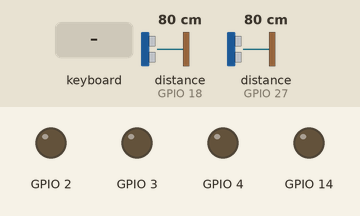
Recording of a program running on a simulated Raspberry Pi (BCM pin numbers). Parts: output pins drawn as LEDs (lit = HIGH). Inputs (shaded band) come from the test bench; at power-on: distance to the obstacle (sensors on GPIO 18, GPIO 27) 80 cm. The echo pulse lasts 58.3 µs per cm; the desktop window is not drawn, its controls go by their first labels and the mouse button is held 0.15 s; the clock reads 2024-03-15 10:24:30 at power-on unless the program sets it; pins used as bus, display or sensor lines are not drawn; what the program prints to the terminal is not drawn.

Above: at 1.2 s.
1.3 s: key "w" typed on the keyboard
At 2.7 s:
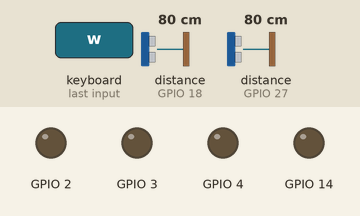
3.0 s: key "s" typed on the keyboard
At 4.2 s:
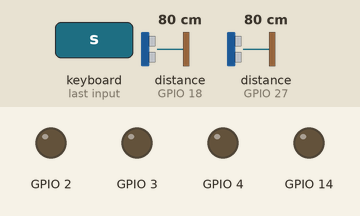
4.7 s: key "a" typed on the keyboard
At 5.5 s:
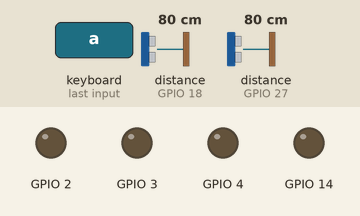
6.4 s: key "d" typed on the keyboard
At 7.8 s:
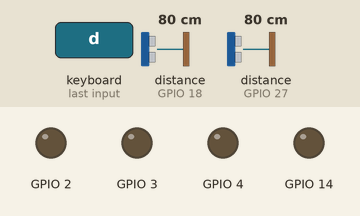
8.1 s: key "e" typed on the keyboard
At 9.3 s:
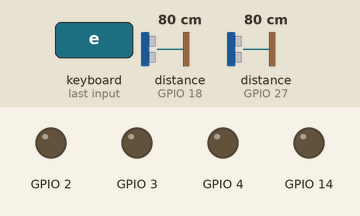
9.8 s: key "q" typed on the keyboard
At 10.6 s:
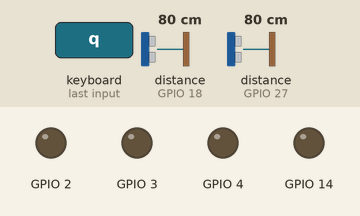
Timing chart, 0 to 12.5 s (numbered marks = the images above; inputs shaded):
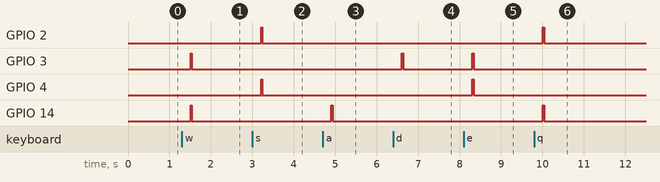

The program:

keyboard_control_robot2.py
```python
# control robot by keyboard
# add in sonars and check on time intervals

from my_robot import My_Robot
from my_sonar import My_Sonar
from time import sleep
from time import time
import Tkinter as tk

# wait time constant
delay_time=0.030
check_time=0.75

# set up robot
left_sonar=My_Sonar(15,18)
right_sonar=My_Sonar(17,27)
bob=My_Robot(2,3,4,14,left_sonar,right_sonar)

# start time for when to check distance
start_time=time()
good_to_go=True

# test sonars
def test_sonars():
    if bob.get_left_sonar()<15:
        print "False - L"
        return False
    if bob.get_right_sonar()<15:
        print "False - R"
    return True

# assign actions on keypress
def key(event):
    global start_time
    global good_to_go

    if event.keysym=='Escape':
        bob.clear_robot()
        root.destroy()

    # see if time to check sonars
    if time()-start_time>check_time:
        good_to_go=test_sonars()
        start_time=time()

    if good_to_go:

        if event.char.lower()=='w':
            bob.forward()
            sleep(delay_time)
            bob.stop()

        elif event.char.lower()=='s':
            bob.reverse()
            sleep(delay_time)
            bob.stop()

        elif event.char.lower()=='a':
            bob.left_turn()
            sleep(delay_time)
            bob.stop()

        elif event.char.lower()=='d':
            bob.right_turn()
            sleep(delay_time)
            bob.stop()

        elif event.char.lower()=='q':
            bob.left_pivot()
            sleep(delay_time)
            bob.stop()

        elif event.char.lower()=='e':
            bob.right_pivot()
            sleep(delay_time)
            bob.stop()

        else:
            print "unknown command"

    else:
        print "too close"

# set up tkinter
root=tk.Tk()
print("Use keyboard to control the robot")
root.bind_all('<Key>',key)
root.mainloop()
```

my_robot.py
```python
# my robot class

from wheel_class import My_Wheel
from my_sonar import My_Sonar

class My_Robot:

    _left_wheel=None
    _right_wheel=None
    _left_sonar=None
    _right_sonar=None

    # initialize robot with two wheels
    def __init__(self,left_pin1,left_pin2, right_pin1, right_pin2,left_sonar=None,right_sonar=None):

        self._left_wheel=My_Wheel(left_pin1,left_pin2)
        self._right_wheel=My_Wheel(right_pin1,right_pin2)

        if not(left_sonar==None):
            self._left_sonar=left_sonar
        if not(right_sonar==None):
            self._right_sonar=right_sonar

    # clean robot
    def clear_robot(self):
        if not(self._left_sonar==None):
            self._left_sonar.clear_sonar()
        if not(self._right_sonar==None):
            self._right_sonar.clear_sonar()
        self._left_wheel.clear_pins()
        self._right_wheel.clear_pins()

    # get left sonar
    def get_left_sonar(self):
        if self._left_sonar==None:
            return None
        return self._left_sonar.get_distance()

    # get right sonar
    def get_right_sonar(self):
        if self._right_sonar==None:
            return None
        return self._right_sonar.get_distance()

    # forward
    def forward(self):
        self._left_wheel.forward()
        self._right_wheel.forward()

    # reverse
    def reverse(self):
        self._left_wheel.reverse()
        self._right_wheel.reverse()

    # right pivot
    def right_pivot(self):
        self._left_wheel.forward()
        self._right_wheel.reverse()

    # left pivot
    def left_pivot(self):
        self._left_wheel.reverse()
        self._right_wheel.forward()

    # right turn
    def right_turn(self):
        self._left_wheel.forward()
        self._right_wheel.stop()

    # left turn
    def left_turn(self):
        self._left_wheel.stop()
        self._right_wheel.forward()

    # stop
    def stop(self):
        self._left_wheel.stop()
        self._right_wheel.stop()
```

my_sonar.py
```python
# my sonar class

import RPi.GPIO as GPIO
import time

class My_Sonar:

    _trig=0
    _echo=0

    def __init__(self,trig,echo):

        self._trig=trig
        self._echo=echo

    def get_distance(self):

        GPIO.setwarnings(False)
        GPIO.setmode(GPIO.BCM)

        GPIO.setup(self._trig,GPIO.OUT)
        GPIO.output(self._trig,False)

        GPIO.setup(self._echo,GPIO.IN)
        time.sleep(0.1)

        GPIO.output(self._trig,True)
        time.sleep(0.00001)
        GPIO.output(self._trig,False)

        while GPIO.input(self._echo)==0:
            pass
        start=time.time()

        while GPIO.input(self._echo)==1:
            pass
        stop=time.time()

        return (stop-start)*17000

    def clear_sonar(self):
        GPIO.cleanup()
```

wheel_class.py
```python
# my wheels class

import RPi.GPIO as GPIO
class My_Wheel:

    _in_pin=0
    _out_pin=0

    # initialize the wheel with 2 pins
    def __init__(self,gpio_in,gpio_out):

        self._in_pin=gpio_in
        self._out_pin=gpio_out

        GPIO.setwarnings(False)
        GPIO.setmode(GPIO.BCM)
        GPIO.setup(self._in_pin,GPIO.OUT)
        GPIO.setup(self._out_pin,GPIO.OUT)

    # forward
    def forward(self):
        GPIO.output(self._in_pin,False)
        GPIO.output(self._out_pin,True)

    # reverse
    def reverse(self):
        GPIO.output(self._in_pin,True)
        GPIO.output(self._out_pin,False)

    # stop
    def stop(self):
        GPIO.output(self._in_pin,False)
        GPIO.output(self._out_pin,False)

    # end wheel
    def clear_pins(self):
        GPIO.cleanup()

    # reset pins
    def reset_pins(self,gpio_in,gpio_out):
        self._in_pin=gpio_in
        self._out_pin=gpio_out

        #GPIO.setwarnings(False)
        GPIO.setmode(GPIO.BCM)
        GPIO.setup(self._in_pin,GPIO.OUT)
        GPIO.setup(self._out_pin,GPIO.OUT)
```

Measured:
- after the input at 1.3 s, GPIO 3, GPIO 14: LOW → HIGH after 0.21 s, → LOW 0.03 s later
- after the input at 3.0 s, GPIO 2, GPIO 4: LOW → HIGH after 0.21 s, → LOW 0.03 s later
- after the input at 4.7 s, GPIO 14: LOW → HIGH after 0.21 s, → LOW 0.03 s later
- after the input at 6.4 s, GPIO 3: LOW → HIGH after 0.21 s, → LOW 0.03 s later
- after the input at 8.1 s, GPIO 3, GPIO 4: LOW → HIGH after 0.21 s, → LOW 0.03 s later
- after the input at 9.8 s, GPIO 2, GPIO 14: LOW → HIGH after 0.21 s, → LOW 0.03 s later
